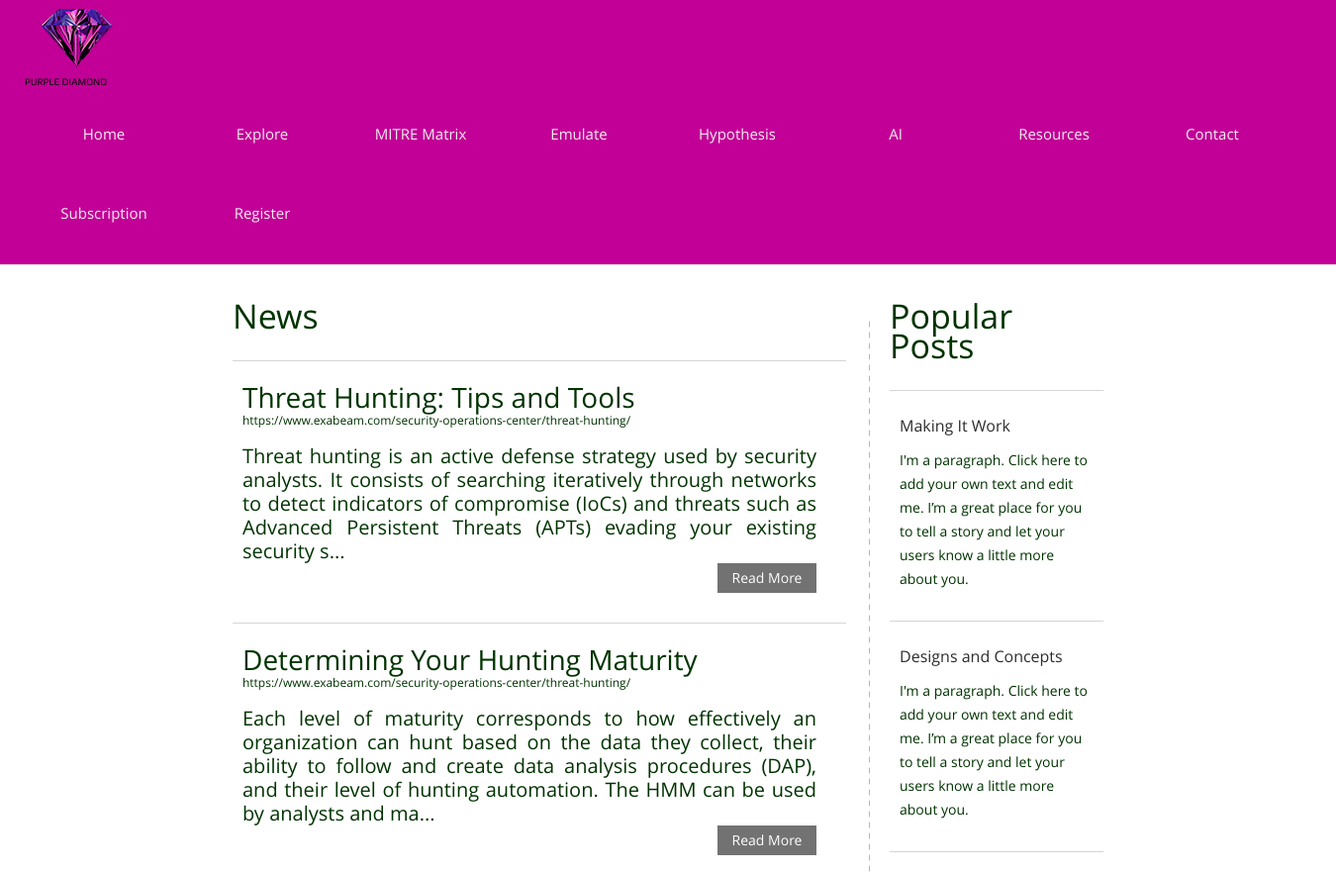
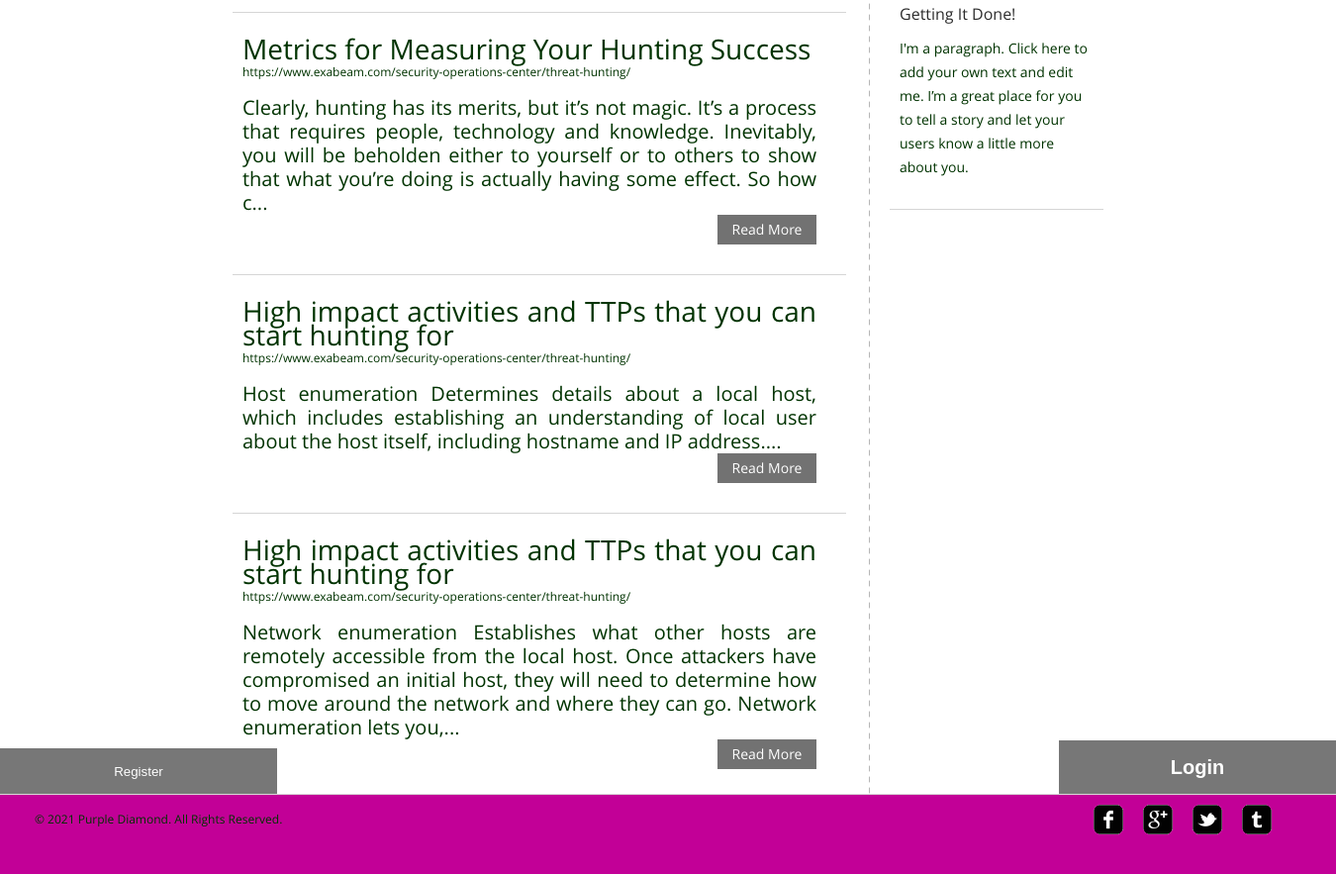
Before: /temp/news with the older database file (2 pictures, top to bottom).
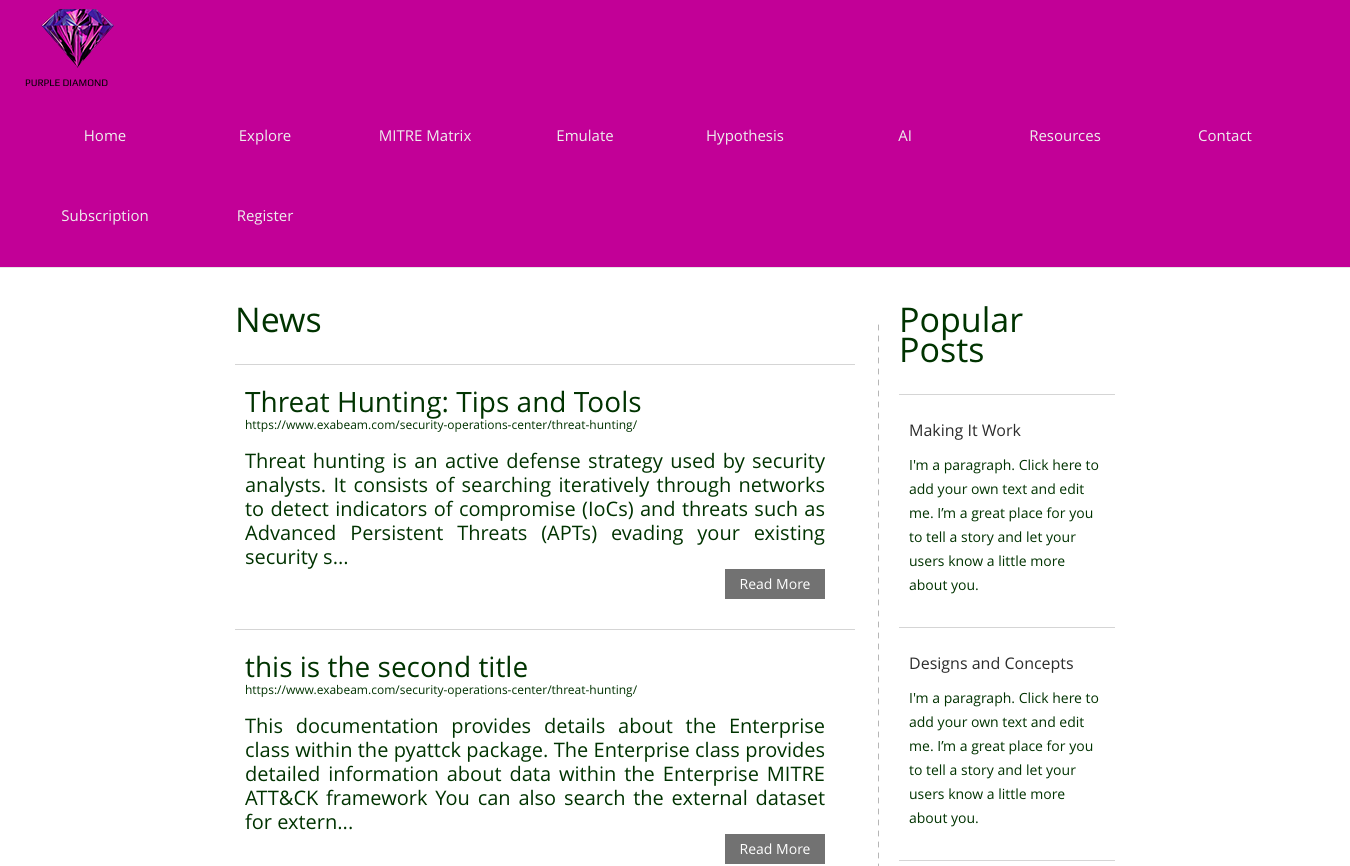
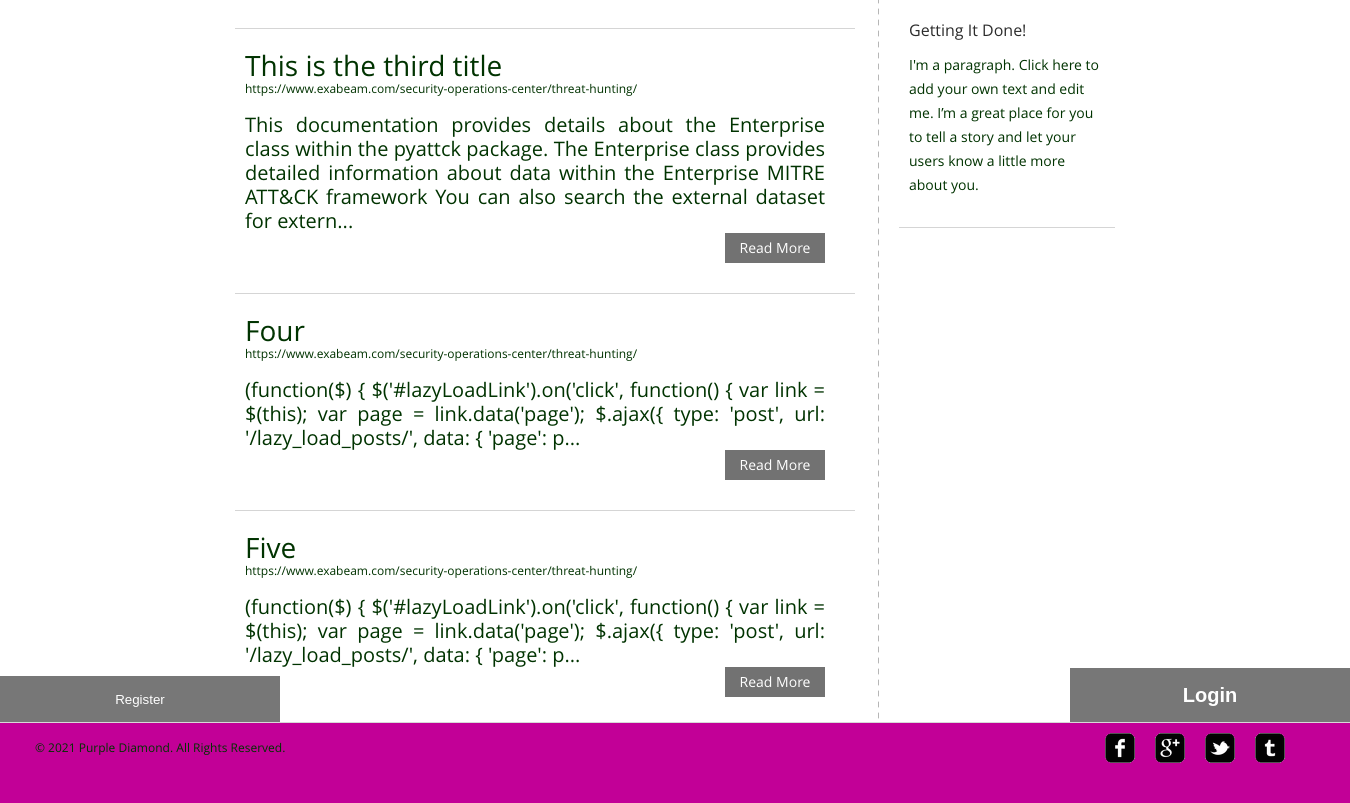
After: the same page with the newer database file (2 pictures, top to bottom).
### temp/models.py (models this page shows, shortened)
class blog(models.Model):
    topic = models.CharField(max_length=1024)
    content = models.TextField()
    reference = models.CharField(max_length=128)
    img = models.ImageField()
    month = models.IntegerField()
    year = models.IntegerField()
    totalread = models.IntegerField()

### temp/views.py (the view)
# urls.py: path("news", views.news, name="news"),
def news(request):
    flag = False
    if not request.user.is_authenticated:
        flag = True
    page = 1
    page = request.GET.get('page')
    allposts = blog.objects.all()
    results_per_page = 5
    paginator = Paginator(allposts, results_per_page)
    try:
        posts = paginator.page(page)
    except PageNotAnInteger:
        posts = paginator.page(1)
    except EmptyPage:
        posts = paginator.page(paginator.num_pages)
    return render(request, 'temp/news.html', {
        'posts': posts,
        'flag': flag,
        'page': page
    })

### temp/templates/temp/news.html (shortened to what this page needs)
{% extends "temp/layout.html" %}
{% load static %}
{% block body %}
	<div id="contents">
		<div class="main">
			<h1>News</h1>
			<ul class="news">
				{% for post in posts %}
				<li>
					<h2>{{ post.topic}}<span>{{ post.reference }}</span></h2>
					<p>
						{{ post.content | slice:":255"}}... <span><a href="{% url 'temp:post_detail' post.pk%}" class="more">Read More</a></span>
					</p>
				</li>
				{% endfor %}
			</ul>
			<div class="pagination">
				<span class="step-links">
					{% if posts.has_previous == False %}
						<a>&laquo; first</a>
						<a>previous</a>
					{% endif %}
					<span class="current">
						<a>Page {{ posts.number }} of {{ posts.paginator.num_pages }}.</a>
					</span>
					{% if posts.has_next %}
						<a href="?page={{ posts.next_page_number }}">next</a>
						<a href="?page={{ posts.paginator.num_pages }}">last &raquo;</a>
					{% endif %}
				</span>
			</div>
		</div>
		<div class="sidebar">
			<h1>Popular Posts</h1>
			<ul class="posts">
				<li>
					<h4 class="title"><a href="{% url 'temp:post' %}">Making It Work</a></h4>
					<p>
						I'm a paragraph. Click here to add your own text and edit me. I’m a great place for you to tell a story and let your users know a little more about you.
					</p>
				</li>
				<li>
					<h4 class="title"><a href="{% url 'temp:post' %}">Designs and Concepts</a></h4>
					<p>
						I'm a paragraph. Click here to add your own text and edit me. I’m a great place for you to tell a story and let your users know a little more about you.
					</p>
				</li>
				<li>
					<h4 class="title"><a href="{% url 'temp:post' %}">Getting It Done!</a></h4>
					<p>
						I'm a paragraph. Click here to add your own text and edit me. I’m a great place for you to tell a story and let your users know a little more about you.
					</p>
				</li>
			</ul>
		</div>
	</div>
{% endblock %}

### temp/templates/temp/layout.html (shortened to what this page needs)
{% load static %}
<!DOCTYPE HTML>
<html>
<head>
			{% if flag %}
			<link href="{% static 'temp/style.css' %}" rel="stylesheet">
			{% endif %}
	<link rel="stylesheet" href="https://cdnjs.cloudflare.com/ajax/libs/font-awesome/4.7.0/css/font-awesome.min.css">
</head>
<body>
	<div id="header">
		<div>
			<div class="logo">
				<a href="{% url 'temp:index' %}">Purple diamond</a>
			</div>
			<ul id="navigation">
				<li>
					<a href="{% url 'temp:index' %}">Home</a>
				</li>
				<li class="dropdown">
					<a class="dropbtn">Explore</a>
				</li>
				<li>
					<a href="{% url 'temp:mitrematrix' %}">MITRE Matrix</a>
				</li>
				<li>
					<a href="{% url 'temp:emulate' %}">Emulate</a>
				</li>
				<li>
					<a href="{% url 'temp:hypothesis' %}">Hypothesis</a>
				</li>
				<li>
					<a href="{% url 'temp:ai' %}">AI</a>
				</li>
				<li>
					<a href="{% url 'temp:news' %}">Resources</a>
				</li>
				<li>
					<a href="{% url 'temp:contact' %}">Contact</a>
				</li>
				<li>
					<a href="{% url 'temp:subscription' %}">Subscription</a>
				</li>
				{% if flag %}
				<li>
					<a href="{% url 'temp:register' %}">Register</a>
				</li>
				{% endif %}
			</ul>
		</div>
	</div>
{% block body %}
{% endblock %}
			{% if flag %}
			<div>
				<button class="register-button" onclick="openregisterForm()">Register</button>
			</div>
			{% endif %}
			{% if flag %}
			<div>
				<button class="open-button" onclick="openForm()">Login</button>
			</div>
			{% endif %}
	<div id="footer">
		<div class="clearfix">
			<div id="connect">
				<a href="http://freewebsitetemplates.com/go/facebook/" target="_blank" class="facebook"></a><a href="http://freewebsitetemplates.com/go/googleplus/" target="_blank" class="googleplus"></a><a href="http://freewebsitetemplates.com/go/twitter/" target="_blank" class="twitter"></a><a href="http://www.freewebsitetemplates.com/misc/contact/" target="_blank" class="tumbler"></a>
			</div>
			<p>
				© 2021 Purple Diamond. All Rights Reserved.
			</p>
		</div>
	</div>
</body>
</html>

### temp/static/temp/style.css (style rules this page uses)
body { background: url("images/backdoubleside.png") no-repeat center center fixed; -webkit-background-size: cover; -moz-background-size: cover; -o-background-size: cover; background-size: cover; border-radius: 50%; font-family: 'OpenSans'; margin: 0; }
.clearfix:after, #contents:after { clear:both; content:""; display:block; height:1%; line-height:0; visibility:hidden; }
#header { background-color: #c20097; border-bottom: 1px solid #e6e6e6; padding: 7px 0; }
#header > div, #footer > div { width: 1300px; margin: 0 auto; padding: 0 20px; }
#header .logo { float: left; margin-right: 20px; }
#header .logo a { background: url("images/logo.png") no-repeat center top; color: #000; display: block; font: 10px/15px 'Play'; height: 20px; width: 106px; padding-top: 68px; text-decoration: none; text-transform: uppercase; }
#navigation { display: inline-block; list-style: none; line-height: 80px; margin: 0; padding: 0; }
#navigation li { float: left; width: 160px; text-align: center; }
#navigation li a { color: #eee; font-size: 15px; line-height: 30px; text-decoration: none; }
#contents { min-height: 510px; width: 880px; margin: 0 auto; padding: 54px 40px; }
h1 { color: #003300; font-size: 34px; font-weight: normal; line-height: 30px; margin: 0 0 30px; }
h2 { color: #003300; font-size: 28px; font-weight: normal; line-height: 24px; margin: 0 0 12px; }
p { color: #003300; font-size: 20px; line-height: 24px; margin: 0 0 30px; }
p a { color: #003300; }
.more { background-color: #727272; color: #fff; display: inline-block; font-size: 14px; line-height: 30px; width: 100px; text-align: center; text-decoration: none; }
.main { float: left; background: url("images/divider.png") repeat-y right top; min-height: 100px; width: 620px; padding-right: 24px; }
.main h1, .sidebar h1 { margin: 0 0 12px; position: relative; top: -18px; }
.main h2 span { display: block; font-size: 12px; }
.sidebar { float: left; min-height: 848px; width: 216px; margin-left: 20px; }
.sidebar ul, .news { list-style: none; margin: 0; padding: 0; }
.news li { border-top: 1px solid #d5d5d5; padding: 24px 30px 0 10px; position: relative; text-align: justify; text-justify: inter-word; }
.news li > p span, .post > span { display: block; text-align: right; }
.posts { border-top: 1px solid #d5d5d5; }
.posts li { border-bottom: 1px solid #d5d5d5; padding: 24px 10px 0; }
.posts li p { font-size: 14px; }
.posts li .title { font-size: 16px; font-weight: normal; margin: 0 0 12px; }
.posts li .title a { color: #2c2c2c; font-size: 16px; text-decoration: none; }
#footer { background-color: #c20097; border-top: 1px solid #d8d8d8; padding: 10px 0; bottom: 0; width: 100%; position: fixed; }
#footer p { font-size: 12px; line-height: 30px; padding-left: 10px; }
#connect { float: right; display: inline-block; margin-right: 30px; }
#connect a { background: url("images/icons.png") no-repeat; display: inline-block; height: 30px; width: 30px; margin: 0 10px; }
#connect a.googleplus { background-position: 0 -40px; }
#connect a.twitter { background-position: 0 -80px; }
#connect a.tumbler { background-position: 0 -120px; }
.open-button { background-color: #555; color: white; padding: 16px 20px; border: none; cursor: pointer; opacity: 0.8; position: fixed; bottom: 80px; right: 0px; width: 280px; font-weight: 900; font-size: 20px; }
.register-button { background-color: #555; color: white; padding: 16px 20px; border: none; cursor: pointer; opacity: 0.8; position: fixed; bottom: 80px; left: 0px; width: 280px; }

Changed rows visible on the page:
changed blog: topic "Determining Your Hunting Maturity" → "this is the second title"; content "Each level of maturity corresponds to how effectively an organization can hunt based on the data they collect, their ability to follow and create data analysis procedures (DAP), and their level of hunting automation. The HMM can be used by analysts and ma" → "This documentation provides details about the Enterprise class within the pyattck package. The Enterprise class provides detailed information about data within the Enterprise MITRE ATT&CK framework You can also search the external dataset for extern"
changed blog: topic "Metrics for Measuring Your Hunting Success" → "This is the third title"; content "Clearly, hunting has its merits, but it’s not magic. It’s a process that requires people, technology and knowledge. Inevitably, you will be beholden either to yourself or to others to show that what you’re doing is actually having some effect. So how c" → "This documentation provides details about the Enterprise class within the pyattck package. The Enterprise class provides detailed information about data within the Enterprise MITRE ATT&CK framework You can also search the external dataset for extern"
changed blog: topic "High impact activities and TTPs that you can start hunting for" → "Four"; content "Host enumeration Determines details about a local host, which includes establishing an understanding of local user about the host itself, including hostname and IP address." → "(function($) { $('#lazyLoadLink').on('click', function() { var link = $(this); var page = link.data('page'); $.ajax({ type: 'post', url: '/lazy_load_posts/', data: { 'page': p"
changed blog: topic "High impact activities and TTPs that you can start hunting for" → "Five"; content "Network enumeration Establishes what other hosts are remotely accessible from the local host. Once attackers have compromised an initial host, they will need to determine how to move around the network and where they can go. Network enumeration lets you," → "(function($) { $('#lazyLoadLink').on('click', function() { var link = $(this); var page = link.data('page'); $.ajax({ type: 'post', url: '/lazy_load_posts/', data: { 'page': p"
